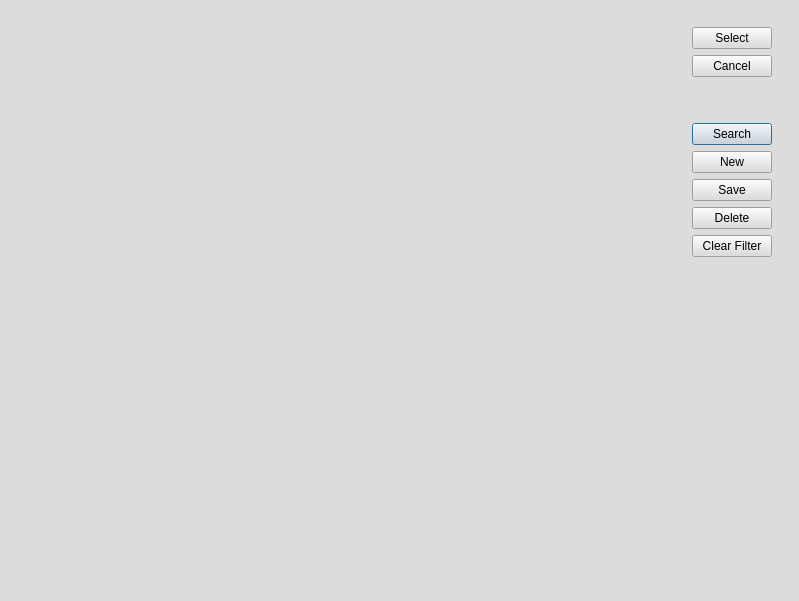
<ui version="4.0" >
 <comment>
*********************************************************************************
**
**   $Id$
**   Copyright (c) 2004 Joe Croft joe@croftj.net
**   
**   This file is part of ah2.
**
**   Ah3 is free software; you can redistribute it and/or modify
**   it under the terms of the GNU General Public License as published by
**   the Free Software Foundation; either version 2 of the License, or
**   (at your option) any later version.
**
**   Ah3 is distributed in the hope that it will be useful,
**   but WITHOUT ANY WARRANTY; without even the implied warranty of
**   MERCHANTABILITY or FITNESS FOR A PARTICULAR PURPOSE.  See the
**   GNU General Public License for more details.
**
**   You should have received a copy of the GNU General Public License
**   along with Ah3; if not, write to the Free Software
**   Foundation, Inc., 59 Temple Place, Suite 330, Boston, MA  02111-1307  USA
**
*********************************************************************************
</comment>
 <class>VehicleEntryDialog</class>
 <widget class="QDialog" name="VehicleEntryDialog" >
  <property name="geometry" >
   <rect>
    <x>0</x>
    <y>0</y>
    <width>799</width>
    <height>601</height>
   </rect>
  </property>
  <property name="palette" >
   <palette>
    <active>
     <colorrole role="WindowText" >
      <brush brushstyle="SolidPattern" >
       <color alpha="255" >
        <red>0</red>
        <green>0</green>
        <blue>0</blue>
       </color>
      </brush>
     </colorrole>
     <colorrole role="Button" >
      <brush brushstyle="SolidPattern" >
       <color alpha="255" >
        <red>220</red>
        <green>220</green>
        <blue>220</blue>
       </color>
      </brush>
     </colorrole>
     <colorrole role="Light" >
      <brush brushstyle="SolidPattern" >
       <color alpha="255" >
        <red>255</red>
        <green>255</green>
        <blue>255</blue>
       </color>
      </brush>
     </colorrole>
     <colorrole role="Midlight" >
      <brush brushstyle="SolidPattern" >
       <color alpha="255" >
        <red>237</red>
        <green>237</green>
        <blue>237</blue>
       </color>
      </brush>
     </colorrole>
     <colorrole role="Dark" >
      <brush brushstyle="SolidPattern" >
       <color alpha="255" >
        <red>110</red>
        <green>110</green>
        <blue>110</blue>
       </color>
      </brush>
     </colorrole>
     <colorrole role="Mid" >
      <brush brushstyle="SolidPattern" >
       <color alpha="255" >
        <red>147</red>
        <green>147</green>
        <blue>147</blue>
       </color>
      </brush>
     </colorrole>
     <colorrole role="Text" >
      <brush brushstyle="SolidPattern" >
       <color alpha="255" >
        <red>0</red>
        <green>0</green>
        <blue>0</blue>
       </color>
      </brush>
     </colorrole>
     <colorrole role="BrightText" >
      <brush brushstyle="SolidPattern" >
       <color alpha="255" >
        <red>255</red>
        <green>255</green>
        <blue>255</blue>
       </color>
      </brush>
     </colorrole>
     <colorrole role="ButtonText" >
      <brush brushstyle="SolidPattern" >
       <color alpha="255" >
        <red>0</red>
        <green>0</green>
        <blue>0</blue>
       </color>
      </brush>
     </colorrole>
     <colorrole role="Base" >
      <brush brushstyle="SolidPattern" >
       <color alpha="255" >
        <red>255</red>
        <green>255</green>
        <blue>255</blue>
       </color>
      </brush>
     </colorrole>
     <colorrole role="Window" >
      <brush brushstyle="SolidPattern" >
       <color alpha="255" >
        <red>220</red>
        <green>220</green>
        <blue>220</blue>
       </color>
      </brush>
     </colorrole>
     <colorrole role="Shadow" >
      <brush brushstyle="SolidPattern" >
       <color alpha="255" >
        <red>0</red>
        <green>0</green>
        <blue>0</blue>
       </color>
      </brush>
     </colorrole>
     <colorrole role="AlternateBase" >
      <brush brushstyle="SolidPattern" >
       <color alpha="255" >
        <red>237</red>
        <green>237</green>
        <blue>237</blue>
       </color>
      </brush>
     </colorrole>
    </active>
    <inactive>
     <colorrole role="WindowText" >
      <brush brushstyle="SolidPattern" >
       <color alpha="255" >
        <red>0</red>
        <green>0</green>
        <blue>0</blue>
       </color>
      </brush>
     </colorrole>
     <colorrole role="Button" >
      <brush brushstyle="SolidPattern" >
       <color alpha="255" >
        <red>220</red>
        <green>220</green>
        <blue>220</blue>
       </color>
      </brush>
     </colorrole>
     <colorrole role="Light" >
      <brush brushstyle="SolidPattern" >
       <color alpha="255" >
        <red>255</red>
        <green>255</green>
        <blue>255</blue>
       </color>
      </brush>
     </colorrole>
     <colorrole role="Midlight" >
      <brush brushstyle="SolidPattern" >
       <color alpha="255" >
        <red>237</red>
        <green>237</green>
        <blue>237</blue>
       </color>
      </brush>
     </colorrole>
     <colorrole role="Dark" >
      <brush brushstyle="SolidPattern" >
       <color alpha="255" >
        <red>110</red>
        <green>110</green>
        <blue>110</blue>
       </color>
      </brush>
     </colorrole>
     <colorrole role="Mid" >
      <brush brushstyle="SolidPattern" >
       <color alpha="255" >
        <red>147</red>
        <green>147</green>
        <blue>147</blue>
       </color>
      </brush>
     </colorrole>
     <colorrole role="Text" >
      <brush brushstyle="SolidPattern" >
       <color alpha="255" >
        <red>0</red>
        <green>0</green>
        <blue>0</blue>
       </color>
      </brush>
     </colorrole>
     <colorrole role="BrightText" >
      <brush brushstyle="SolidPattern" >
       <color alpha="255" >
        <red>255</red>
        <green>255</green>
        <blue>255</blue>
       </color>
      </brush>
     </colorrole>
     <colorrole role="ButtonText" >
      <brush brushstyle="SolidPattern" >
       <color alpha="255" >
        <red>0</red>
        <green>0</green>
        <blue>0</blue>
       </color>
      </brush>
     </colorrole>
     <colorrole role="Base" >
      <brush brushstyle="SolidPattern" >
       <color alpha="255" >
        <red>255</red>
        <green>255</green>
        <blue>255</blue>
       </color>
      </brush>
     </colorrole>
     <colorrole role="Window" >
      <brush brushstyle="SolidPattern" >
       <color alpha="255" >
        <red>220</red>
        <green>220</green>
        <blue>220</blue>
       </color>
      </brush>
     </colorrole>
     <colorrole role="Shadow" >
      <brush brushstyle="SolidPattern" >
       <color alpha="255" >
        <red>0</red>
        <green>0</green>
        <blue>0</blue>
       </color>
      </brush>
     </colorrole>
     <colorrole role="AlternateBase" >
      <brush brushstyle="SolidPattern" >
       <color alpha="255" >
        <red>237</red>
        <green>237</green>
        <blue>237</blue>
       </color>
      </brush>
     </colorrole>
    </inactive>
    <disabled>
     <colorrole role="WindowText" >
      <brush brushstyle="SolidPattern" >
       <color alpha="255" >
        <red>110</red>
        <green>110</green>
        <blue>110</blue>
       </color>
      </brush>
     </colorrole>
     <colorrole role="Button" >
      <brush brushstyle="SolidPattern" >
       <color alpha="255" >
        <red>220</red>
        <green>220</green>
        <blue>220</blue>
       </color>
      </brush>
     </colorrole>
     <colorrole role="Light" >
      <brush brushstyle="SolidPattern" >
       <color alpha="255" >
        <red>255</red>
        <green>255</green>
        <blue>255</blue>
       </color>
      </brush>
     </colorrole>
     <colorrole role="Midlight" >
      <brush brushstyle="SolidPattern" >
       <color alpha="255" >
        <red>237</red>
        <green>237</green>
        <blue>237</blue>
       </color>
      </brush>
     </colorrole>
     <colorrole role="Dark" >
      <brush brushstyle="SolidPattern" >
       <color alpha="255" >
        <red>110</red>
        <green>110</green>
        <blue>110</blue>
       </color>
      </brush>
     </colorrole>
     <colorrole role="Mid" >
      <brush brushstyle="SolidPattern" >
       <color alpha="255" >
        <red>147</red>
        <green>147</green>
        <blue>147</blue>
       </color>
      </brush>
     </colorrole>
     <colorrole role="Text" >
      <brush brushstyle="SolidPattern" >
       <color alpha="255" >
        <red>110</red>
        <green>110</green>
        <blue>110</blue>
       </color>
      </brush>
     </colorrole>
     <colorrole role="BrightText" >
      <brush brushstyle="SolidPattern" >
       <color alpha="255" >
        <red>255</red>
        <green>255</green>
        <blue>255</blue>
       </color>
      </brush>
     </colorrole>
     <colorrole role="ButtonText" >
      <brush brushstyle="SolidPattern" >
       <color alpha="255" >
        <red>110</red>
        <green>110</green>
        <blue>110</blue>
       </color>
      </brush>
     </colorrole>
     <colorrole role="Base" >
      <brush brushstyle="SolidPattern" >
       <color alpha="255" >
        <red>220</red>
        <green>220</green>
        <blue>220</blue>
       </color>
      </brush>
     </colorrole>
     <colorrole role="Window" >
      <brush brushstyle="SolidPattern" >
       <color alpha="255" >
        <red>220</red>
        <green>220</green>
        <blue>220</blue>
       </color>
      </brush>
     </colorrole>
     <colorrole role="Shadow" >
      <brush brushstyle="SolidPattern" >
       <color alpha="255" >
        <red>0</red>
        <green>0</green>
        <blue>0</blue>
       </color>
      </brush>
     </colorrole>
     <colorrole role="AlternateBase" >
      <brush brushstyle="SolidPattern" >
       <color alpha="255" >
        <red>220</red>
        <green>220</green>
        <blue>220</blue>
       </color>
      </brush>
     </colorrole>
    </disabled>
   </palette>
  </property>
  <property name="windowTitle" >
   <string>Vehicle Entry / Select</string>
  </property>
  <layout class="QVBoxLayout" >
   <property name="spacing" >
    <number>6</number>
   </property>
   <property name="leftMargin" >
    <number>9</number>
   </property>
   <property name="topMargin" >
    <number>9</number>
   </property>
   <property name="rightMargin" >
    <number>9</number>
   </property>
   <property name="bottomMargin" >
    <number>9</number>
   </property>
   <item>
    <widget class="QFrame" name="frame" >
     <property name="sizePolicy" >
      <sizepolicy vsizetype="Maximum" hsizetype="Preferred" >
       <horstretch>0</horstretch>
       <verstretch>0</verstretch>
      </sizepolicy>
     </property>
     <property name="frameShape" >
      <enum>QFrame::NoFrame</enum>
     </property>
     <property name="frameShadow" >
      <enum>QFrame::Raised</enum>
     </property>
     <layout class="QHBoxLayout" >
      <property name="spacing" >
       <number>6</number>
      </property>
      <property name="leftMargin" >
       <number>9</number>
      </property>
      <property name="topMargin" >
       <number>9</number>
      </property>
      <property name="rightMargin" >
       <number>9</number>
      </property>
      <property name="bottomMargin" >
       <number>9</number>
      </property>
      <item>
       <widget class="QcjDataForm" name="vehicleForm" >
        <property name="sizePolicy" >
         <sizepolicy vsizetype="Preferred" hsizetype="Preferred" >
          <horstretch>0</horstretch>
          <verstretch>0</verstretch>
         </sizepolicy>
        </property>
        <property name="toolTip" >
         <string/>
        </property>
        <property name="whatsThis" >
         <string>&lt;html>This form is for entering and modifying vehicles of a customer. It's xml form name is &lt;em>vehicle_form&lt;/em>&lt;/html></string>
        </property>
        <property name="xml_definition" stdset="0" >
         <string>vehicle_form</string>
        </property>
       </widget>
      </item>
      <item>
       <widget class="QFrame" name="frame_2" >
        <property name="sizePolicy" >
         <sizepolicy vsizetype="Maximum" hsizetype="Maximum" >
          <horstretch>0</horstretch>
          <verstretch>0</verstretch>
         </sizepolicy>
        </property>
        <property name="frameShape" >
         <enum>QFrame::NoFrame</enum>
        </property>
        <property name="frameShadow" >
         <enum>QFrame::Raised</enum>
        </property>
        <layout class="QVBoxLayout" >
         <property name="spacing" >
          <number>6</number>
         </property>
         <property name="leftMargin" >
          <number>9</number>
         </property>
         <property name="topMargin" >
          <number>9</number>
         </property>
         <property name="rightMargin" >
          <number>9</number>
         </property>
         <property name="bottomMargin" >
          <number>9</number>
         </property>
         <item>
          <widget class="QPushButton" name="selectVehicleBtn" >
           <property name="toolTip" >
            <string>&lt;html>Clicking this button will select the current vehicle&lt;/html></string>
           </property>
           <property name="text" >
            <string>Select</string>
           </property>
           <property name="autoDefault" >
            <bool>false</bool>
           </property>
          </widget>
         </item>
         <item>
          <widget class="QPushButton" name="cancelBtn" >
           <property name="toolTip" >
            <string>&lt;html>Clicking this button will close this dialog&lt;/html></string>
           </property>
           <property name="text" >
            <string>Cancel</string>
           </property>
          </widget>
         </item>
         <item>
          <spacer>
           <property name="orientation" >
            <enum>Qt::Vertical</enum>
           </property>
           <property name="sizeType" >
            <enum>QSizePolicy::Minimum</enum>
           </property>
           <property name="sizeHint" >
            <size>
             <width>20</width>
             <height>40</height>
            </size>
           </property>
          </spacer>
         </item>
         <item>
          <widget class="QPushButton" name="searchVehicleBtn" >
           <property name="toolTip" >
            <string>&lt;html>Clicking this button will searh for vehicles with the info from the form&lt;/html></string>
           </property>
           <property name="text" >
            <string>Search</string>
           </property>
           <property name="autoDefault" >
            <bool>false</bool>
           </property>
           <property name="default" >
            <bool>true</bool>
           </property>
          </widget>
         </item>
         <item>
          <widget class="QPushButton" name="newVehicleBtn" >
           <property name="toolTip" >
            <string>&lt;html>Clicking this button will create a new vehicle&lt;/html></string>
           </property>
           <property name="text" >
            <string>New</string>
           </property>
           <property name="autoDefault" >
            <bool>false</bool>
           </property>
          </widget>
         </item>
         <item>
          <widget class="QPushButton" name="saveVehicleBtn" >
           <property name="toolTip" >
            <string>&lt;html>Clicking this button will save the current vehicle&lt;/html></string>
           </property>
           <property name="text" >
            <string>Save</string>
           </property>
           <property name="autoDefault" >
            <bool>false</bool>
           </property>
          </widget>
         </item>
         <item>
          <widget class="QPushButton" name="deleteVehicleBtn" >
           <property name="toolTip" >
            <string>&lt;html>Clicking this button will delete the current vehicle&lt;/html></string>
           </property>
           <property name="text" >
            <string>Delete</string>
           </property>
           <property name="autoDefault" >
            <bool>false</bool>
           </property>
          </widget>
         </item>
         <item>
          <widget class="QPushButton" name="clearFilterBtn" >
           <property name="toolTip" >
            <string>&lt;html>Clicking this button will clear the form to ready it for a search&lt;/html></string>
           </property>
           <property name="text" >
            <string>Clear Filter</string>
           </property>
           <property name="autoDefault" >
            <bool>false</bool>
           </property>
          </widget>
         </item>
        </layout>
       </widget>
      </item>
     </layout>
    </widget>
   </item>
   <item>
    <widget class="QcjDataTable" name="vehicleTable" >
     <property name="sizePolicy" >
      <sizepolicy vsizetype="Preferred" hsizetype="Preferred" >
       <horstretch>0</horstretch>
       <verstretch>0</verstretch>
      </sizepolicy>
     </property>
     <property name="toolTip" >
      <string/>
     </property>
     <property name="whatsThis" >
      <string>&lt;html>This tableis for viewing and selecting a customer's vehicle. It's xml form name is &lt;em>vehicle_table&lt;/em>&lt;/html></string>
     </property>
     <property name="xml_definition" stdset="0" >
      <string>vehicle_table</string>
     </property>
    </widget>
   </item>
  </layout>
 </widget>
 <customwidgets>
  <customwidget>
   <class>QcjDataForm</class>
   <extends>QFrame</extends>
   <header>QcjData/QcjDataForm.h</header>
  </customwidget>
  <customwidget>
   <class>QcjDataTable</class>
   <extends>QFrame</extends>
   <header>QcjData/QcjDataTable.h</header>
  </customwidget>
 </customwidgets>
 <resources/>
 <connections>
  <connection>
   <sender>saveVehicleBtn</sender>
   <signal>clicked()</signal>
   <receiver>vehicleForm</receiver>
   <slot>updateRecord()</slot>
   <hints>
    <hint type="sourcelabel" >
     <x>771</x>
     <y>253</y>
    </hint>
    <hint type="destinationlabel" >
     <x>636</x>
     <y>73</y>
    </hint>
   </hints>
  </connection>
  <connection>
   <sender>vehicleForm</sender>
   <signal>updated()</signal>
   <receiver>vehicleTable</receiver>
   <slot>refresh()</slot>
   <hints>
    <hint type="sourcelabel" >
     <x>123</x>
     <y>134</y>
    </hint>
    <hint type="destinationlabel" >
     <x>122</x>
     <y>591</y>
    </hint>
   </hints>
  </connection>
  <connection>
   <sender>vehicleTable</sender>
   <signal>rowSelected(QSqlRecord*)</signal>
   <receiver>vehicleForm</receiver>
   <slot>refresh(QSqlRecord*)</slot>
   <hints>
    <hint type="sourcelabel" >
     <x>347</x>
     <y>384</y>
    </hint>
    <hint type="destinationlabel" >
     <x>356</x>
     <y>141</y>
    </hint>
   </hints>
  </connection>
  <connection>
   <sender>cancelBtn</sender>
   <signal>clicked()</signal>
   <receiver>VehicleEntryDialog</receiver>
   <slot>reject()</slot>
   <hints>
    <hint type="sourcelabel" >
     <x>749</x>
     <y>67</y>
    </hint>
    <hint type="destinationlabel" >
     <x>795</x>
     <y>76</y>
    </hint>
   </hints>
  </connection>
 </connections>
</ui>
